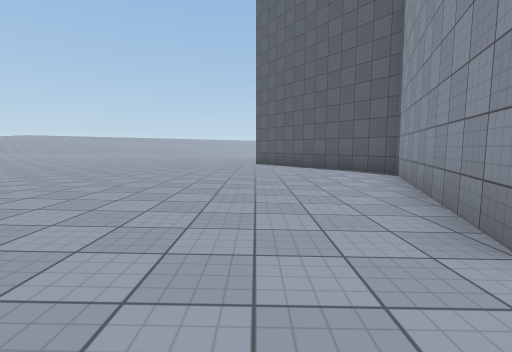
View 1 (above)

22 first-person views from a walk through a 3-D level made in the Unity game engine. The camera is 1.2 m above the floor, tilts 6° down and sees 85° across. The floor is counted in squares, 2 m on a side. Each view is taken from the middle of a square. On the plan, view 1 faces up. The plan holds only what a view shows up to about 9 squares ahead; the rest is blank. The place goes on beyond the plan. Surface patterns are stand-ins for the level's own textures.

View 2
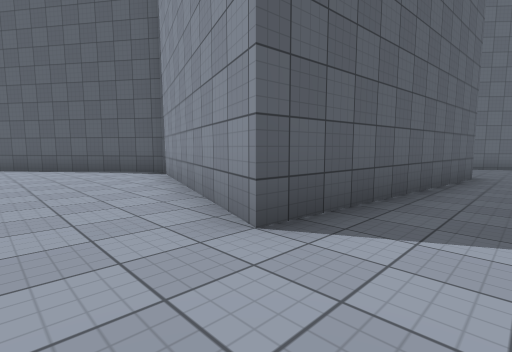

View 3
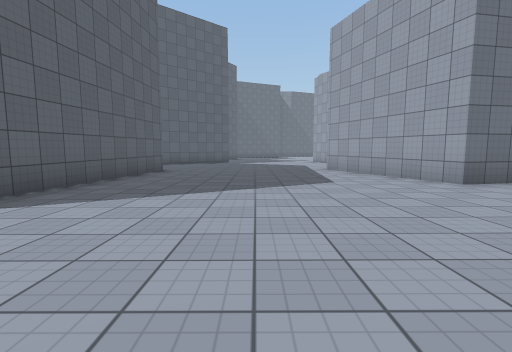

View 4
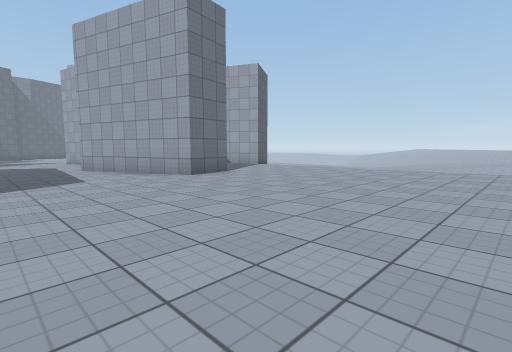

View 5
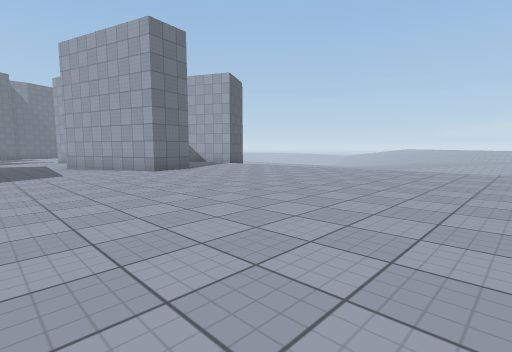

View 6
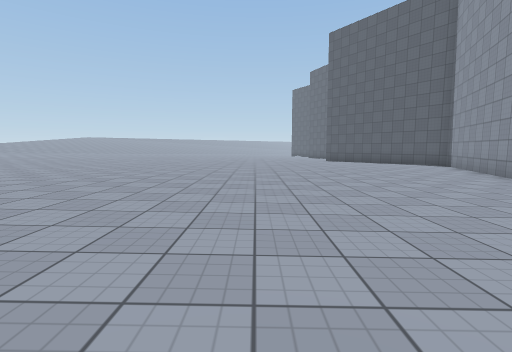

View 7
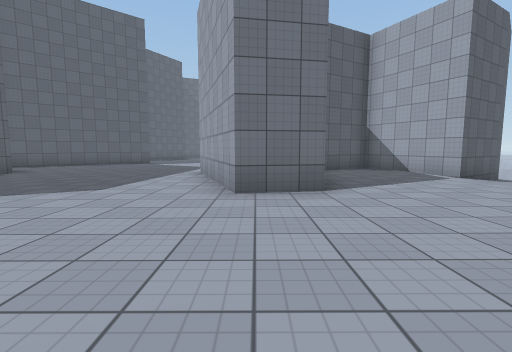

View 8
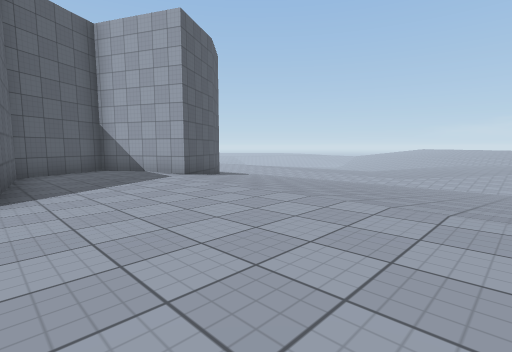

View 9
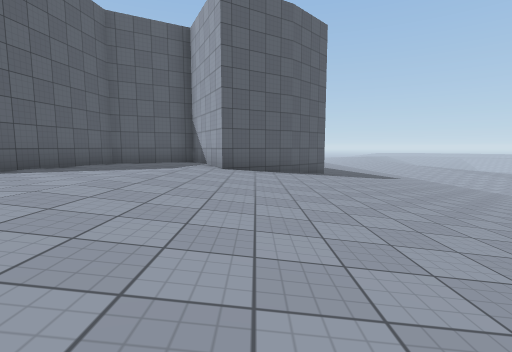

View 10
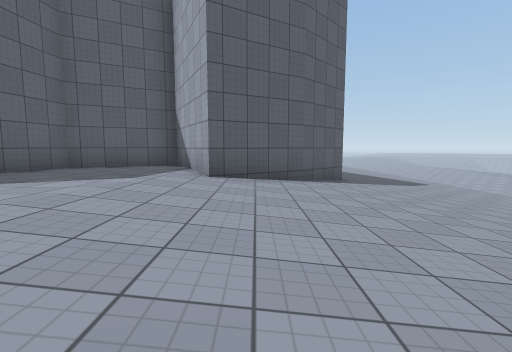

View 11
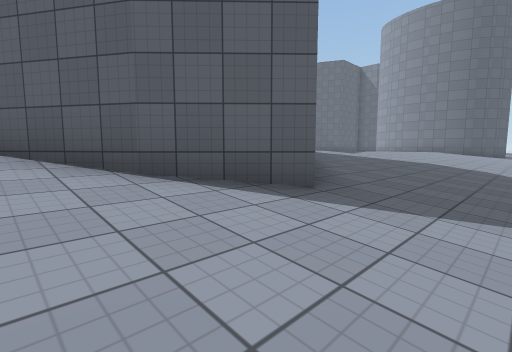

View 12
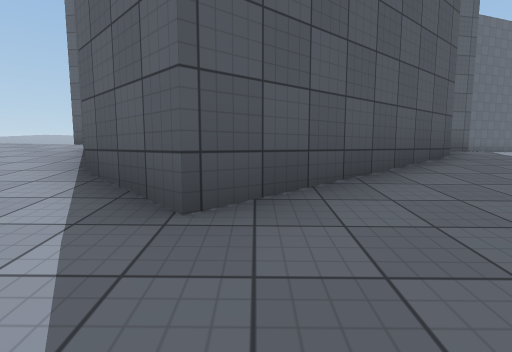

View 13
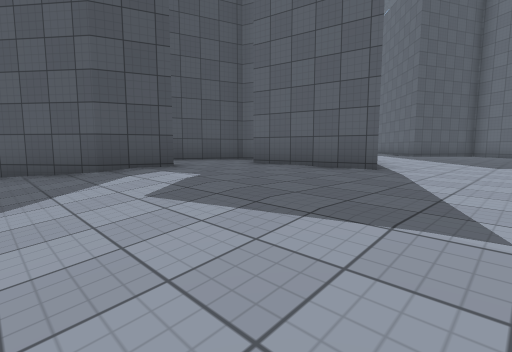

View 14
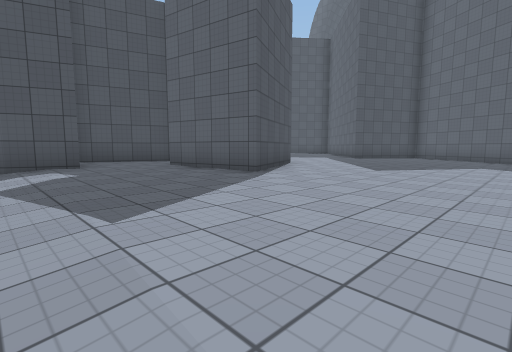

View 15
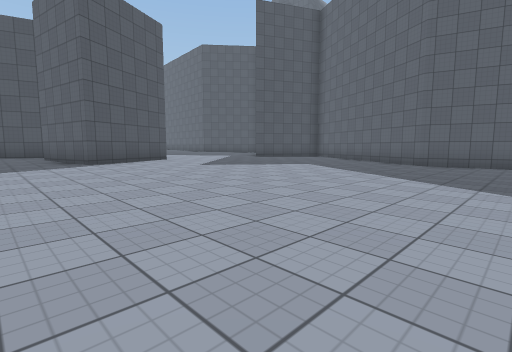

View 16
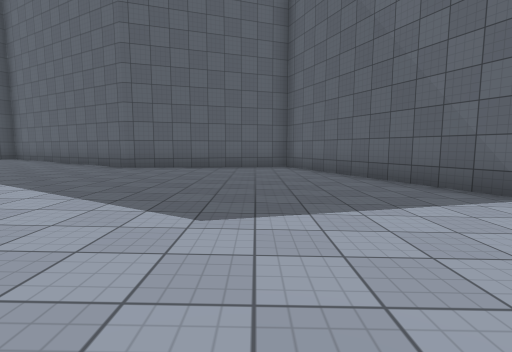

View 17
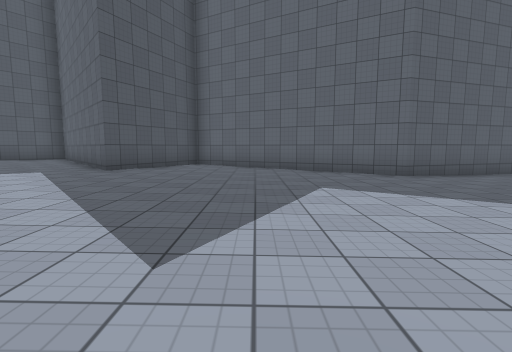

View 18
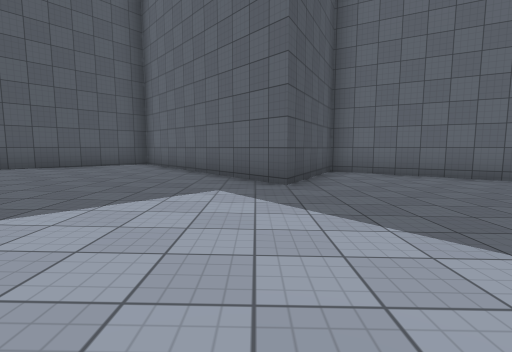

View 19
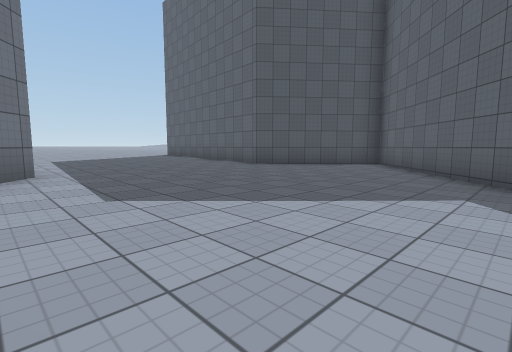

View 20
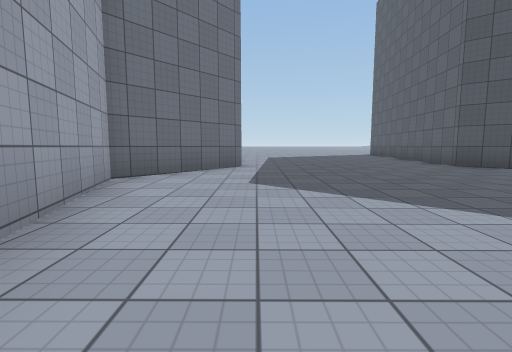

View 21
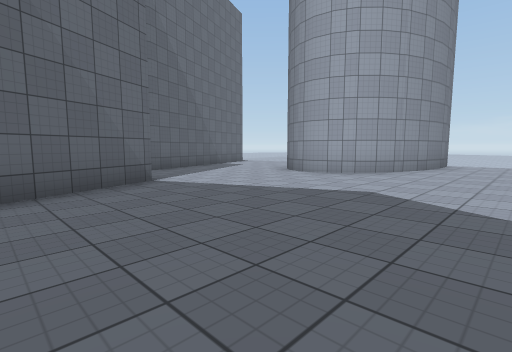

View 22
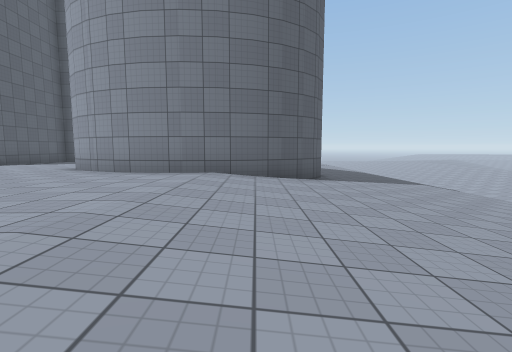

### Floor plan
Key: @ floor where view 1 was taken; # wall or solid block; . main floor; : floor 0.25 m higher than the main floor; - floor 0.25 m lower than the main floor; _ floor 0.5 m lower than the main floor; < floor 0.75 m lower than the main floor; ( floor 1 m lower than the main floor; / step, stairs or slope.
Columns run from 5 left of view 1 to 30 right of it. Each row starts with its distance up from view 1.
 11       ##
 10       -#
  9 ...----##
  8 .....---##
  7 ........-#
  6 ........##
  5 ........#
  4 ........#     ####
  3 :......##     #__## ###
  2 ::.....##### ##-__###_###
  1 ::.......--###--__###__<### #####
  0 ::...@...-------___#___<<<###<((#
 -1 ::.......-------_______<<<<<<<((##
 -2 ::.......-------_______<<<<<<<(((#
 -3 :::.......-------_______<<<<<<<((##
 -4  ::.......-------_______<<<<<<<(((#
 -5  ::.......-####--_______<<<<<<<(((((
 -6  ::......############___<<<<<<<(((((
 -7  ::......######  #  #___<<<<<<<(((((
 -8  ::.......----## #_###__<<<<<<<((((
 -9  :::.......----###_______<<<<<<###(
-10    //......---###-_______<<<<<##
-11      ////////##  ##______<<<<<#
-12      ////////## ##_////////<<<#
-13      ////////####/////////////##
-14      /////////##//////// //////##
-15      ///////////////////  ////////
-16      /////////////////     ///////

Positions as (right, up) in squares from view 1, and headings:
1: (0, 0), facing up
2: (0, 0), facing up-right
3: (-1, -2), facing right
4: (-2, -2), facing down-right
5: (-4, -2), facing down-right
6: (-4, -4), facing up
7: (0, -6), facing right
8: (0, -7), facing down-right
9: (0, -12), facing right
10: (2, -12), facing right
11: (7, -16), facing up-right
12: (10, -16), facing up
13: (18, -13), facing up-left
14: (20, -12), facing up-left
15: (24, -10), facing up-left
16: (25, -8), facing up
17: (18, -7), facing up
18: (14, -5), facing up
19: (14, -5), facing up-left
20: (15, -4), facing left
21: (23, -2), facing down-right
22: (19, -13), facing right
